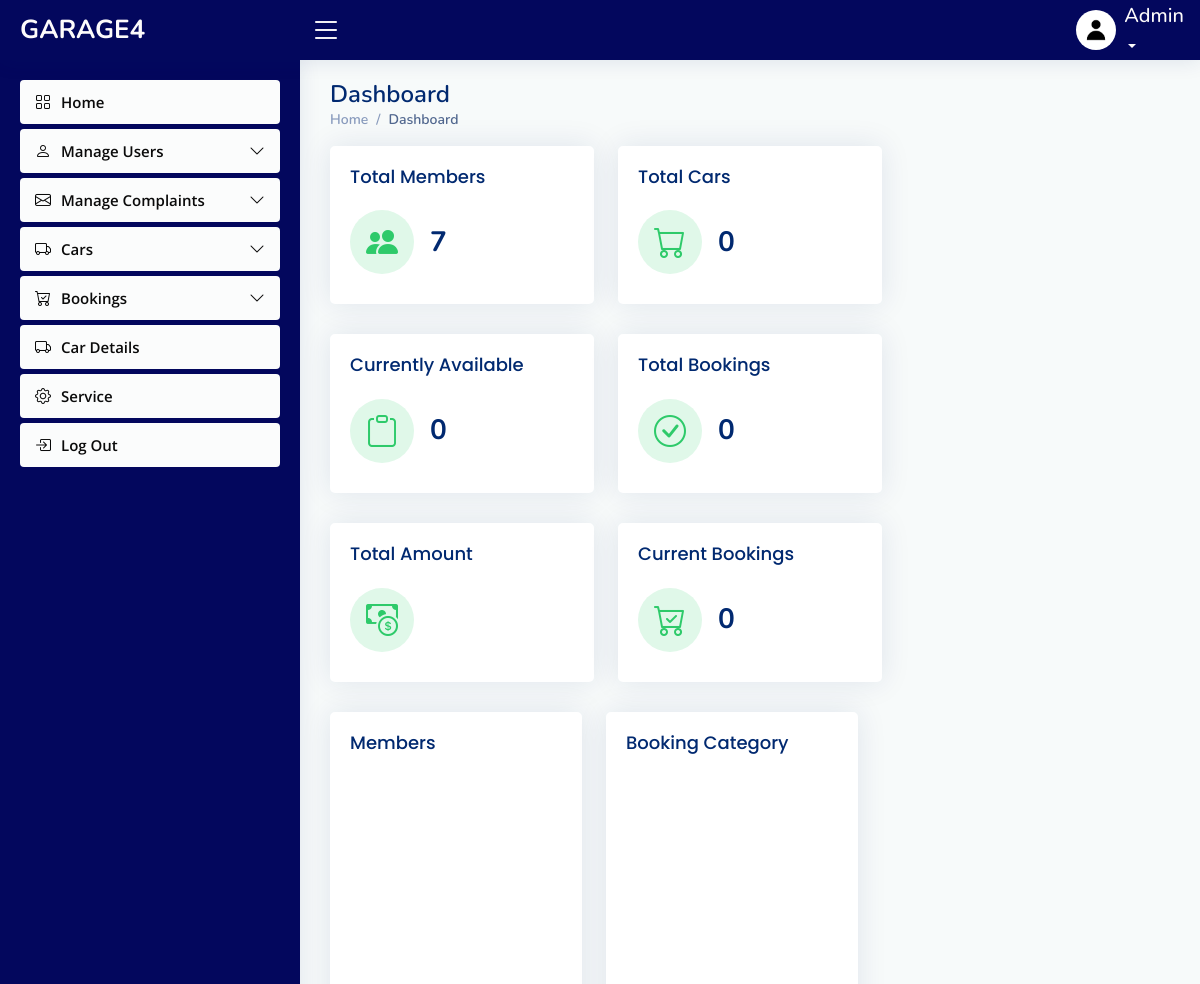
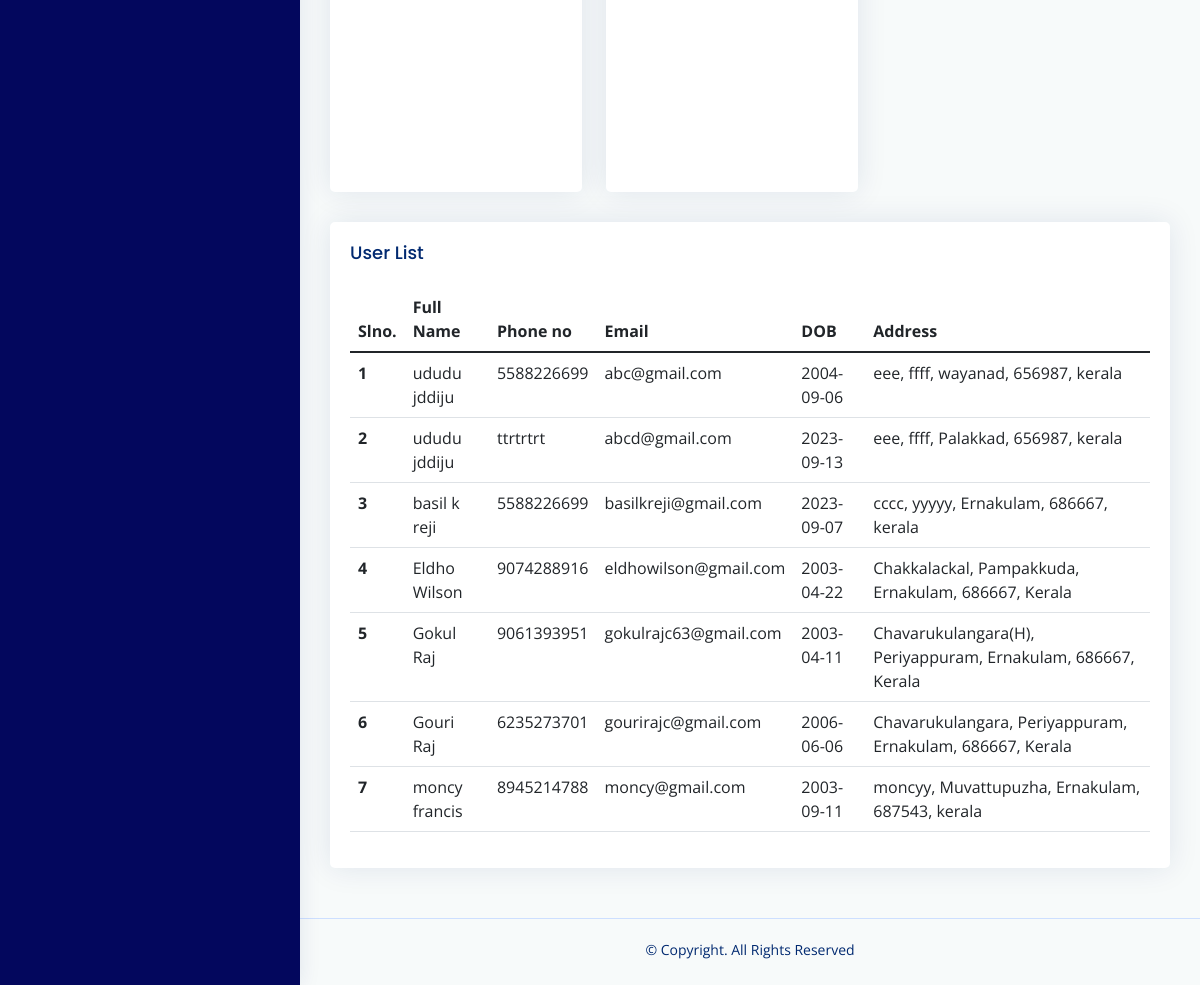
The app's page /admin/index1.php, older data (2 pictures, top to bottom).
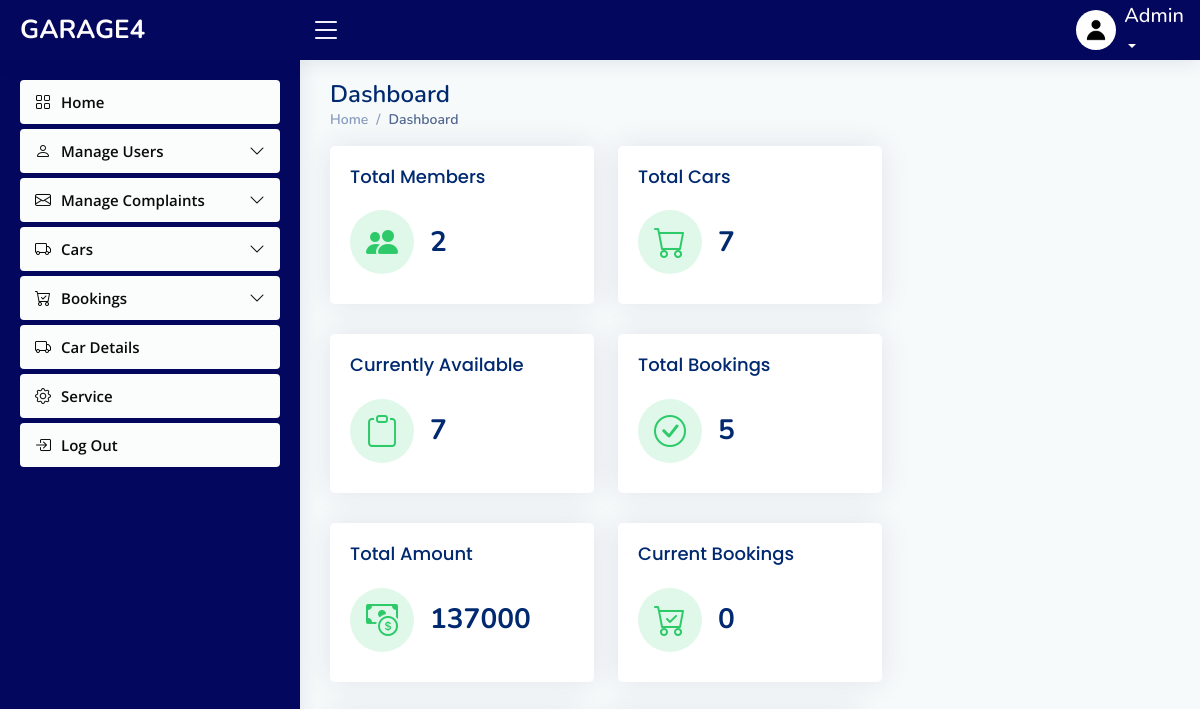
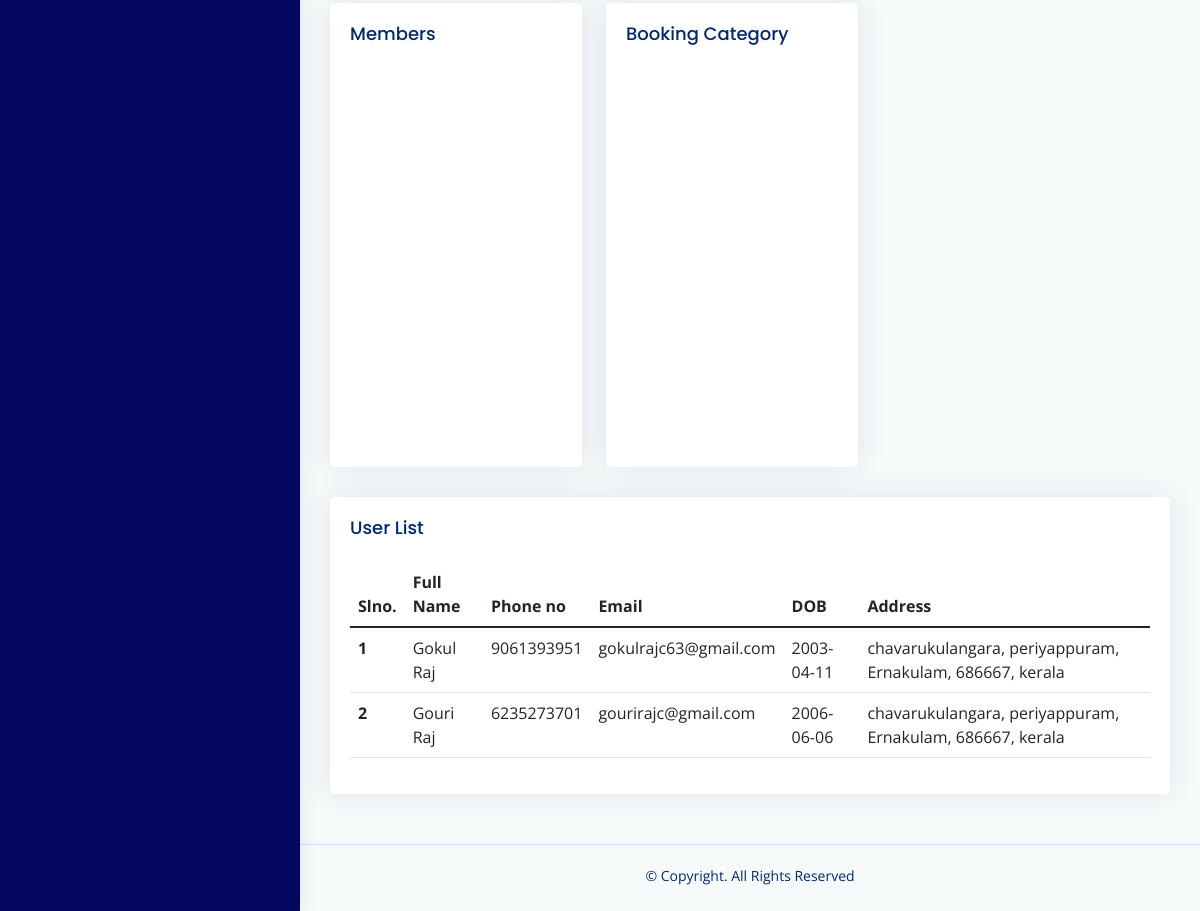
The same page, newer data (2 pictures, top to bottom).
### tables this page shows
CREATE TABLE `registration` (
  `image` varchar(50) NOT NULL DEFAULT 'default.jpg',
  `first_name` varchar(30) NOT NULL,
  `last_name` varchar(30) NOT NULL,
  `contact` varchar(20) NOT NULL,
  `email_id` varchar(40) NOT NULL,
  `date_of_birth` date NOT NULL,
  `house_name` varchar(30) NOT NULL,
  `street_name` varchar(30) NOT NULL,
  `district` varchar(20) NOT NULL,
  `pincode` varchar(6) NOT NULL,
  `state` varchar(30) NOT NULL,
  `date_of_join` date NOT NULL
);

### connect.php (called while the page is built, shortened)
<?php
$dbname="garage4";
$conn=mysqli_connect("localhost","root","",$dbname);
function select_data($sql)
{
  global $conn;
  $res = mysqli_query($conn, $sql);
  if ($res)
    return $res;
  else
    return False;
}
?>

### admin/index1.php (the view, shortened to what this page needs)
<?php
include("header.php");
$sql1="SELECT registration.*
       FROM registration
       JOIN login ON registration.email_id = login.email_id
       WHERE login.user_status = '1'";
 $data1=select_data($sql1);
 $count1=mysqli_num_rows($data1);
$sql7="SELECT * FROM product";
$data7=select_data($sql7);
$count7=mysqli_num_rows($data7);
$sql8="SELECT * FROM booking";
$data8=select_data($sql8);
$count8=mysqli_num_rows($data8);
$sql9 = "SELECT SUM(amount) AS total_amount FROM payment";
$data9 = select_data($sql9);
$totalAmount = mysqli_fetch_assoc($data9)['total_amount'];
$sql10="SELECT * FROM booking where status='1'";
$data10=select_data($sql10);
$count10=mysqli_num_rows($data10);
$sql11="SELECT * FROM product where status='0'";
$data11=select_data($sql11);
$count11=mysqli_num_rows($data11);
?>
<main id="main" class="main">
<div class="pagetitle">
  <h1>Dashboard</h1>
  <nav>
    <ol class="breadcrumb">
      <li class="breadcrumb-item"><a href="index1.php">Home</a></li>
      <li class="breadcrumb-item active">Dashboard</li>
    </ol>
  </nav>
</div>
  <section class="section dashboard">
      <div class="row">
        <div class="col-lg-8">
          <div class="row">
            <div class="col-xxl-4 col-md-6">
              <div class="card info-card revenue-card">
                <div class="card-body">
                  <h5 class="card-title">Total Members</h5>
                  <div class="d-flex align-items-center">
                    <div class="card-icon rounded-circle d-flex align-items-center justify-content-center">
                      <i class="bi bi-people-fill"></i>
                    </div>
                    <div class="ps-3">
                      <h6><?php echo $count1 ?></h6>
                    </div>
                  </div>
                </div>
              </div>
            </div>
            <div class="col-xxl-4 col-md-6">
              <div class="card info-card revenue-card">
                <div class="card-body">
                  <h5 class="card-title">Total Cars</h5>
                  <div class="d-flex align-items-center">
                    <div class="card-icon rounded-circle d-flex align-items-center justify-content-center">
                      <i class="bi bi-cart"></i>
                    </div>
                    <div class="ps-3">
                      <h6><?php echo $count7 ?></h6>
                    </div>
                  </div>
                </div>
              </div>
            </div>
            <div class="col-xxl-4 col-md-6">
              <div class="card info-card revenue-card">
                <div class="card-body">
                  <h5 class="card-title">Currently Available</h5>
                  <div class="d-flex align-items-center">
                    <div class="card-icon rounded-circle d-flex align-items-center justify-content-center">
                      <i class="bi bi-clipboard"></i>
                    </div>
                    <div class="ps-3">
                      <h6><?php echo $count11 ?></h6>
                    </div>
                  </div>
                </div>
              </div>
            </div>
            <div class="col-xxl-4 col-md-6">
              <div class="card info-card revenue-card">
                <div class="card-body">
                  <h5 class="card-title">Total Bookings</h5>
                  <div class="d-flex align-items-center">
                    <div class="card-icon rounded-circle d-flex align-items-center justify-content-center">
                      <i class="bi bi-check-circle"></i>
                    </div>
                    <div class="ps-3">
                      <h6><?php echo $count8 ?></h6>
                    </div>
                  </div>
                </div>
              </div>
            </div>
             <div class="col-xxl-4 col-md-6">
              <div class="card info-card revenue-card">
                <div class="card-body">
                  <h5 class="card-title">Total Amount</h5>
                  <div class="d-flex align-items-center">
                    <div class="card-icon rounded-circle d-flex align-items-center justify-content-center">
                      <i class="bi bi-cash-coin"></i>
                    </div>
                    <div class="ps-3">
                      <h6><?php echo $totalAmount ?></h6>
                    </div>
                  </div>
                </div>
              </div>
            </div>
             <div class="col-xxl-4 col-md-6">
              <div class="card info-card revenue-card">
                <div class="card-body">
                  <h5 class="card-title">Current Bookings</h5>
                  <div class="d-flex align-items-center">
                    <div class="card-icon rounded-circle d-flex align-items-center justify-content-center">
                      <i class="bi bi-cart-check"></i>
                    </div>
                    <div class="ps-3">
                      <h6><?php echo $count10 ?></h6>
                    </div>
                  </div>
                </div>
              </div>
            </div>
<div class="row">
           <div class="col-lg-6">
<div class="card">
  <div class="card-body pb-0">
    <h5 class="card-title">Members</h5>
    <div id="trafficChart" style="min-height: 400px;" class="echart"></div>
    </div>
  </div>
    </div>
  <div class="col-lg-6">
<div class="card">
  <div class="card-body pb-0">
    <h5 class="card-title">Booking Category</h5>
    <div id="bookingChart" style="min-height: 400px;" class="echart"></div>
    </div>
  </div>
    </div>
    </div>
                </div>
                </div>
        </div>
    <div class="col-20">
          <div  class="card">
            <div class="card-body">
              <h5 class="card-title">User List</h5>
              <table class="table datatable">
                <thead>
                  <tr>
                  <th scope="col">Slno.</th>
                  <th scope="col">Full Name</th>
                  <th scope="col">Phone no</th>
                  <th scope="col">Email</th>
                  <th scope="col">DOB</th>
                  <th scope="col">Address</th>
                  </tr>
                </thead>
                <tbody>
                <?php
                $sql="SELECT registration.*
                FROM registration
                JOIN login ON registration.email_id = login.email_id
                WHERE login.user_status = '1'";
                $data=select_data($sql);
                $n=1;
                while($row=mysqli_fetch_assoc($data))
                {
                ?>
                  <tr>
                  <th scope='row'>
                      <?php echo $n++; ?>
                    </th>
                    <td>
                      <?php echo $row['first_name'] . " " . $row['last_name'] ?>
                    </td>
                    <td>
                      <?php echo $row['contact'] ?>
                    </td>
                    <td>
                      <?php echo $row['email_id'] ?>
                    </td>
                    <td>
                      <?php echo $row['date_of_birth'] ?>
                    </td>
                    <td>
                      <?php echo $row['house_name'] ?>,
                      <?php echo $row['street_name'] ?>,
                      <?php echo $row['district'] ?>,
                      <?php echo $row['pincode'] ?>,
                      <?php echo $row['state'] ?>
                    </td>
                  </tr>
                  <?php
                  }
                  ?>
                </tbody>
              </table>
            </div>
          </div>
           </div>
    </section>
    </main>
<?php
require 'footer.php';
?>

### admin/header.php (shortened to what this page needs)
<?php
require("../connect.php");
   ?>
<!DOCTYPE html>
<html lang="en">
<head>
  <link href="assets/vendor/bootstrap/css/bootstrap.min.css" rel="stylesheet">
  <link href="assets/vendor/bootstrap-icons/bootstrap-icons.css" rel="stylesheet">
  <link href="assets/vendor/boxicons/css/boxicons.min.css" rel="stylesheet">
  <link href="assets/vendor/quill/quill.snow.css" rel="stylesheet">
  <link href="assets/vendor/quill/quill.bubble.css" rel="stylesheet">
  <link href="assets/vendor/remixicon/remixicon.css" rel="stylesheet">
  <link href="assets/vendor/simple-datatables/style.css" rel="stylesheet">
  <link href="assets/css/styleeee.css" rel="stylesheet">
</head>
<body>
  <header id="header" class="header fixed-top d-flex align-items-center">
    <div class="d-flex align-items-center justify-content-between">
      <a href="activeuser.php" class="logo d-flex align-items-center">
        <span class="d-none d-lg-block">GARAGE4</span>
      </a>
      <i class="bi bi-list toggle-sidebar-btn"></i>
    </div>
    <nav class="header-nav ms-auto">
      <ul class="d-flex align-items-center">
        <li class="nav-item dropdown pe-3">
          <a class="nav-link nav-profile d-flex align-items-center pe-0" href="#" data-bs-toggle="dropdown">
            <img src="assets/img/default.jpg" alt="Profile" class="rounded-circle">
            <span class="d-none d-md-block dropdown-toggle ps-2"><h5>Admin</h5></span>
          </a>
        </li>
      </ul>
    </nav>
  </header>
  <aside id="sidebar" class="sidebar">
    <ul class="sidebar-nav" id="sidebar-nav">
      <li class="nav-item">
        <a class="nav-link collapsed" href="index1.php">
          <i class="bi bi-grid"></i>
          <span>Home</span>
        </a>
      </li>
      <li class="nav-item">
        <a class="nav-link collapsed" data-bs-target="#user-nav" data-bs-toggle="collapse" href="#">
          <i class="bi bi-person"></i><span>Manage Users</span><i class="bi bi-chevron-down ms-auto"></i>
        </a>
      </li>
      <li class="nav-item">
        <a class="nav-link collapsed" data-bs-target="#icons-nav" data-bs-toggle="collapse" href="#">
          <i class="bi bi-envelope"></i><span>Manage Complaints</span><i class="bi bi-chevron-down ms-auto"></i>
        </a>
      </li>
      <li class="nav-item">
        <a class="nav-link collapsed" data-bs-target="#tables-nav" data-bs-toggle="collapse" href="#">
          <i class="bi bi-truck"></i><span>Cars</span><i class="bi bi-chevron-down ms-auto"></i>
        </a>
      </li>
      <li class="nav-item">
        <a class="nav-link collapsed" data-bs-target="#tables-navii" data-bs-toggle="collapse" href="#">
          <i class="bi bi-cart-check"></i><span>Bookings</span><i class="bi bi-chevron-down ms-auto"></i>
        </a>
      </li>
      <li class="nav-item">
        <a class="nav-link collapsed" href="cardetails.php">
          <i class="bi bi-truck"></i>
          <span>Car Details</span>
        </a>
      </li>
      <li class="nav-item">
        <a class="nav-link collapsed" href="service.php">
          <i class="bi bi-gear"></i>
          <span>Service</span>
        </a>
      </li>
      <li class="nav-item">
        <a class="nav-link collapsed" onclick="logout()">
          <i class="bi bi-box-arrow-in-right"></i>
          <span>Log Out</span>
        </a>
      </li>
    </ul>
  </aside>

### admin/footer.php (shortened to what this page needs)
<footer id="footer" class="footer">
<div class="copyright">
  &copy; Copyright. All Rights Reserved
</div>
<div class="credits">
</body>
</html>

### admin/assets/css/styleeee.css (style rules this page uses)
:root { scroll-behavior: smooth; }
body { font-family: "Open Sans", sans-serif; background: #f7fafa; color: #444444; }
a { color: #4154f1; text-decoration: none; }
h1, h2, h3, h4, h5, h6 { font-family: "Nunito", sans-serif; }
#main { margin-top: 60px; padding: 20px 30px; transition: all 0.3s; }
.pagetitle { margin-bottom: 10px; }
.pagetitle h1 { font-size: 24px; margin-bottom: 0; font-weight: 600; color: #012970; }
.card { margin-bottom: 30px; border: none; border-radius: 5px; box-shadow: 0px 0 30px rgba(1, 41, 112, 0.1); }
.card-title { padding: 20px 0 15px 0; font-size: 18px; font-weight: 500; color: #012970; font-family: "Poppins", sans-serif; }
.card-body { padding: 0 20px 20px 20px; }
.breadcrumb { font-size: 14px; font-family: "Nunito", sans-serif; color: #899bbd; font-weight: 600; }
.breadcrumb a { color: #899bbd; transition: 0.3s; }
.breadcrumb .breadcrumb-item::before { color: #899bbd; }
.breadcrumb .active { color: #51678f; font-weight: 600; }
.logo { line-height: 1; }
@media (min-width: 1200px) { .logo { width: 280px; } }
.logo span { font-size: 26px; font-weight: 700; color: #fdfbfb; font-family: "Nunito", sans-serif; }
.header { transition: all 0.5s; z-index: 997; height: 60px; box-shadow: 0px 2px 20px rgba(1, 41, 112, 0.1); background-color: #03075d; padding-left: 20px; }
.header .toggle-sidebar-btn { font-size: 32px; padding-left: 10px; cursor: pointer; color: #fdfbfb; }
.header-nav ul { list-style: none; }
.header-nav > ul { margin: 0; padding: 0; }
.header-nav .nav-profile { color: #fdfbfb; }
.header-nav .nav-profile img { max-height: 40px; }
.header-nav .nav-profile span { font-size: 14px; font-weight: 600; }
.sidebar { position: fixed; top: 60px; left: 0; bottom: 0; width: 300px; z-index: 996; transition: all 0.3s; padding: 20px; overflow-y: auto; scrollbar-width: thin; scrollbar-color: #aab7cf transparent; box-shadow: 0px 0px 20px rgba(1, 41, 112, 0.1); background-color:#03075d ; }
@media (min-width: 1200px) { #main, #footer { margin-left: 300px; } }
.sidebar-nav { padding: 0; margin: 0; list-style: none; }
.sidebar-nav li { padding: 0; margin: 0; list-style: none; }
.sidebar-nav .nav-item { margin-bottom: 5px; }
.sidebar-nav .nav-link { display: flex; align-items: center; font-size: 15px; font-weight: 600; color: #4154f1; transition: 0.3; background: #fdfeff; padding: 10px 15px; border-radius: 4px; }
.sidebar-nav .nav-link i { font-size: 16px; margin-right: 10px; color: #efeff5; }
.sidebar-nav .nav-link.collapsed { color: #0a0a0a; background: #fbfcfc; }
.sidebar-nav .nav-link.collapsed i { color: #080808; }
.sidebar-nav .nav-link .bi-chevron-down { margin-right: 0; transition: transform 0.2s ease-in-out; }
.dashboard .info-card { padding-bottom: 10px; }
.dashboard .info-card h6 { font-size: 28px; color: #012970; font-weight: 700; margin: 0; padding: 0; }
.dashboard .card-icon { font-size: 32px; line-height: 0; width: 64px; height: 64px; flex-shrink: 0; flex-grow: 0; }
.dashboard .revenue-card .card-icon { color: #2eca6a; background: #e0f8e9; }
.footer { padding: 20px 0; font-size: 14px; transition: all 0.3s; border-top: 1px solid #cddfff; }
.footer .copyright { text-align: center; color: #012970; }
.footer .credits { padding-top: 5px; text-align: center; font-size: 13px; color: #012970; }

Row changes from the older to the newer data that the page shows:
removed registration: first_name "ududu", last_name "jddiju", contact "5588226699", email_id "abc@gmail.com", date_of_birth "2004-09-06", house_name "eee", street_name "ffff", district "wayanad", pincode "656987", state "kerala"
removed registration: first_name "ududu", last_name "jddiju", contact "ttrtrtrt", email_id "abcd@gmail.com", date_of_birth "2023-09-13", house_name "eee", street_name "ffff", district "Palakkad", pincode "656987", state "kerala"
removed registration: first_name "basil", last_name "k reji", contact "5588226699", email_id "basilkreji@gmail.com", date_of_birth "2023-09-07", house_name "cccc", street_name "yyyyy", district "Ernakulam", pincode "686667", state "kerala"
removed registration: first_name "Eldho", last_name "Wilson", contact "9074288916", email_id "eldhowilson@gmail.com", date_of_birth "2003-04-22", house_name "Chakkalackal", street_name "Pampakkuda", district "Ernakulam", pincode "686667", state "Kerala"
removed registration: first_name "moncy", last_name "francis", contact "8945214788", email_id "moncy@gmail.com", date_of_birth "2003-09-11", house_name "moncyy", street_name "Muvattupuzha", district "Ernakulam", pincode "687543", state "kerala"
changed registration "Gokul": house_name "Chavarukulangara(H)" → "chavarukulangara"; street_name "Periyappuram" → "periyappuram"; state "Kerala" → "kerala"
changed registration "Gouri": house_name "Chavarukulangara" → "chavarukulangara"; street_name "Periyappuram" → "periyappuram"; state "Kerala" → "kerala"
Text that changed along with them:
$count1: "7" → "2"
$count7: "0" → "7"
$count11: "0" → "7"
$count8: "0" → "5"
$totalAmount: (not shown) → "137000"
